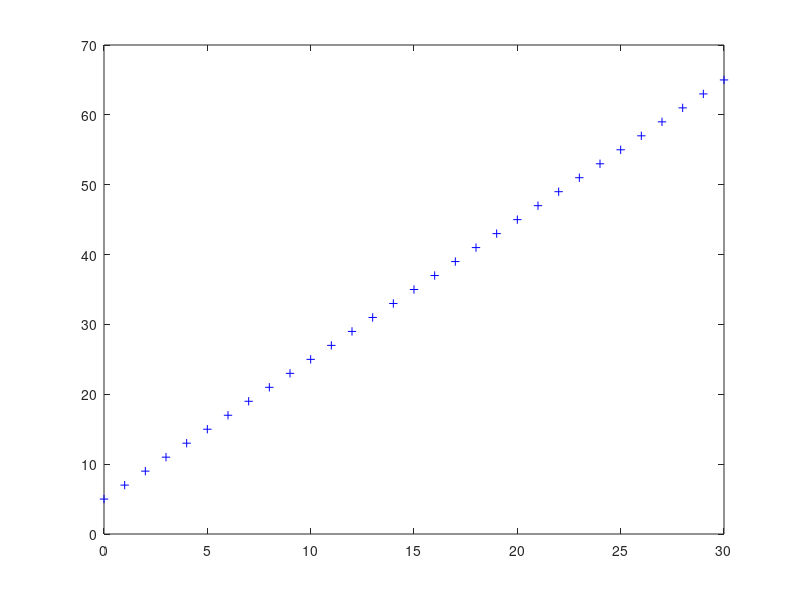

Source code (MATLAB):
clc;
clear;
%c
fprintf('Part c\n')
x=0:1:30
y = @(x) 2*x + 5
fprintf('Value of y of x = 0, 1, 2, ... , 30: ')
disp(y(x))
plot(x,y(x),'b+')
